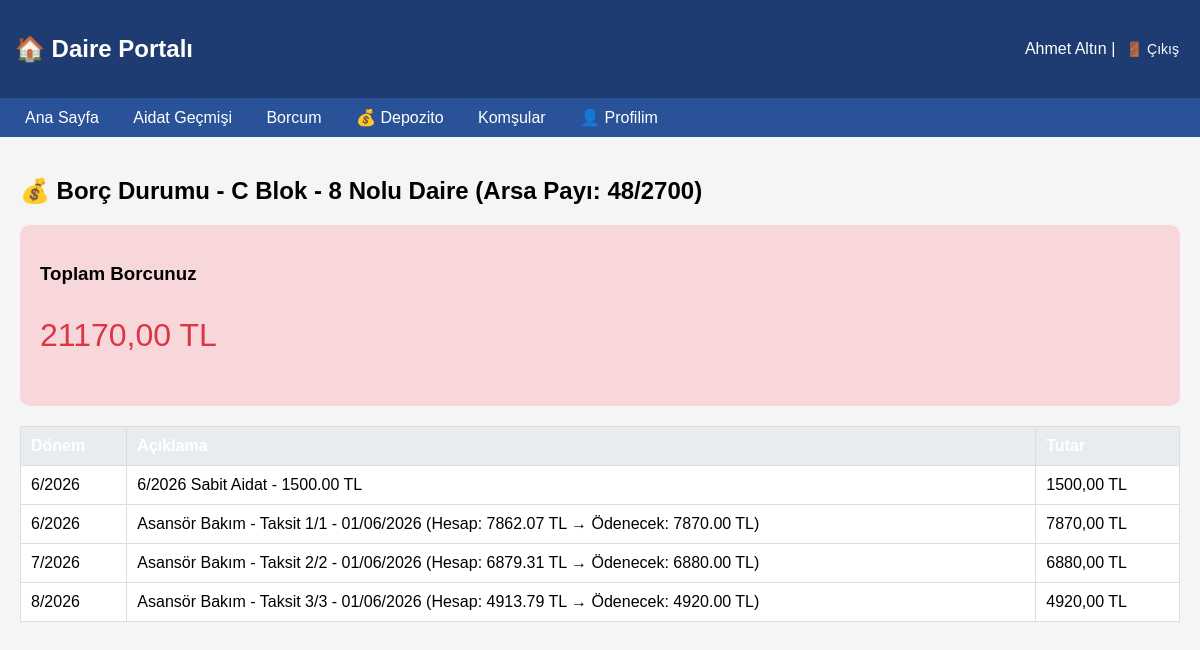
Page /portal/borc/ (signed in) on the committed database.
### bina/models.py (models this page shows, shortened)
class Daire(models.Model):
    site = models.ForeignKey(Site, on_delete=models.CASCADE, verbose_name="Site", null=True, blank=True)
    blok = models.ForeignKey(Blok, on_delete=models.CASCADE, verbose_name="Blok", related_name='daireler')
    daire_no = models.CharField(max_length=10, verbose_name="Daire No")
    TASINMAZ_TIPI = [
        ('kat_mulkiyeti', 'Kat Mülkiyeti'),
        ('kat_irtifaki', 'Kat İrtifakı'),
        ('diger', 'Diğer'),
    ]
    NITELIK_TIPI = [
        ('mesken', 'Mesken'),
        ('dukkan', 'Dükkan'),
        ('depo', 'Depo'),
        ('ofis', 'Ofis'),
        ('diger', 'Diğer'),
    ]
    DAIRE_TIPLERI = [
        ('1+0', '1+0 (Stüdyo)'),
        ('1+1', '1+1'),
        ('2+1', '2+1'),
        ('3+1', '3+1'),
        ('3+1_dublex', '3+1 Dublex'),
        ('4+1', '4+1'),
        ('4+1_dublex', '4+1 Dublex'),
        ('5+1', '5+1'),
        ('5+1_dublex', '5+1 Dublex'),
        ('6+1', '6+1'),
        ('diger', 'Diğer'),
    ]
    blok = models.ForeignKey(Blok, on_delete=models.CASCADE, verbose_name="Blok", related_name='daireler')
    daire_no = models.CharField(max_length=10, verbose_name="Daire No")
    daire_tipi = models.CharField(max_length=20, choices=DAIRE_TIPLERI, verbose_name="Daire Tipi")
    isletme_giderlerinden_muaf = models.BooleanField(
        default=False,
        verbose_name="İşletme Giderlerinden Muaf",
        help_text="Yönetici daireleri için işaretlenir. Bu daireye aidat, yakıt, elektrik, su gibi işletme giderleri yansıtılmaz."
    )
    demirbas_giderlerinden_muaf = models.BooleanField(
        default=False,
        verbose_name="Demirbaş Giderlerinden Muaf",
        help_text="Bu daireye asansör, hidrofor gibi demirbaş giderleri yansıtılmaz."
    )
    tasinmaz_tipi = models.CharField(max_length=20, choices=TASINMAZ_TIPI, default='kat_mulkiyeti', verbose_name="Taşınmaz Tipi")
    nitelik = models.CharField(max_length=20, choices=NITELIK_TIPI, default='mesken', verbose_name="Nitelik")
    arsa_pay_pay = models.IntegerField(default=1, verbose_name="Arsa Payı (Pay)",
                                       help_text="Örnek: 48 (48/2700 pay için)")
    arsa_pay_payda = models.IntegerField(default=10000, verbose_name="Arsa Payı (Payda)",
                                         help_text="Örnek: 2700 (48/2700 pay için)")
    hisse_orani = models.DecimalField(max_digits=10, decimal_places=6, default=0.0001,
                                      help_text="Otomatik hesaplanır: Pay/Payda",
                                      verbose_name="Hisse Oranı")
    kat = models.IntegerField(default=1, verbose_name="Bulunduğu Kat")
    net_metrekare = models.IntegerField(null=True, blank=True, verbose_name="Net Metrekare",
                                        help_text="Dairenin iç net alanı (m²)")
    brut_metrekare = models.IntegerField(null=True, blank=True, verbose_name="Brüt Metrekare",
                                         help_text="Duvarlar dahil toplam alan (m²) - YAKIT HESABI İÇİN")
    balkon_m2 = models.IntegerField(null=True, blank=True, verbose_name="Balkon Alanı (m²)")
    oda_sayisi = models.IntegerField(default=3, verbose_name="Oda Sayısı")
    tapu_kayit_no = models.CharField(max_length=50, blank=True, verbose_name="Tapu Kayıt No")
    tapu_sahibi = models.CharField(max_length=100, blank=True, verbose_name="Tapu Sahibi")
    tapu_tarihi = models.DateField(null=True, blank=True, verbose_name="Tapu Tarihi")
    def __str__(self):
        blok_adi = self.blok.get_blok_adi_display()
        muaf_bilgi = ""
        if self.isletme_giderlerinden_muaf:
            muaf_bilgi += " [İşletme Muaf]"
        if self.demirbas_giderlerinden_muaf:
            muaf_bilgi += " [Demirbaş Muaf]"
        return f"{blok_adi} - {self.daire_no} Nolu Daire (Arsa Payı: {self.arsa_pay_pay}/{self.arsa_pay_payda}){muaf_bilgi}"
    class Meta:
        verbose_name = "Daire"
        verbose_name_plural = "Daireler"
        unique_together = ['blok', 'daire_no']

class Blok(models.Model):
    site = models.ForeignKey(Site, on_delete=models.CASCADE, verbose_name="Site", null=True, blank=True)
    BLOK_LAR = [...]
    blok_adi = models.CharField(max_length=1, choices=BLOK_LAR, unique=True, verbose_name="Blok Adı")
    BLOK_LAR = [
        ('A', 'A Blok'),
        ('B', 'B Blok'),
        ('C', 'C Blok'),
        ('D', 'D Blok'),
        ('E', 'E Blok'),
    ]
    blok_adi = models.CharField(max_length=1, choices=BLOK_LAR, unique=True, verbose_name="Blok Adı")
    kat_sayisi = models.IntegerField(default=4, verbose_name="Kat Sayısı")
    daire_sayisi = models.IntegerField(default=16, verbose_name="Toplam Daire Sayısı")
    class Meta:
        verbose_name = "Blok"
        verbose_name_plural = "Bloklar"

class Aidat(models.Model):
    site = models.ForeignKey(Site, on_delete=models.CASCADE, verbose_name="Site", null=True, blank=True)
    daire = models.ForeignKey(Daire, on_delete=models.CASCADE, verbose_name="Daire")
    AIDAT_TIPI = [
        ('sabit', 'Sabit Aidat'),
        ('ekstra', 'Ekstra Gider Aidatı'),
        ('yakıt', 'Yakıt Aidatı'),
        ('diger', 'Diğer'),
    ]
    daire = models.ForeignKey(Daire, on_delete=models.CASCADE, verbose_name="Daire")
    ay = models.CharField(max_length=20, verbose_name="Ay")
    yil = models.IntegerField(default=date.today().year, verbose_name="Yıl")
    tutar = models.DecimalField(max_digits=10, decimal_places=2, verbose_name="Aidat Tutarı")
    aidat_tipi = models.CharField(max_length=20, choices=AIDAT_TIPI, default='sabit', verbose_name="Aidat Tipi")
    yuvarlama_farki = models.DecimalField(max_digits=10, decimal_places=2, default=0, verbose_name="Yuvarlama Farkı")
    gider = models.ForeignKey('Gider', on_delete=models.SET_NULL, null=True, blank=True, verbose_name="Bağlı Gider")
    tahakkuk_tarihi = models.DateField(null=True, blank=True, verbose_name="Tahakkuk Tarihi",
                                        help_text="Borcun doğduğu tarih (fatura tarihi)")
    odeme_yapildi_mi = models.BooleanField(default=False, verbose_name="Ödeme Yapıldı mı?")
    odeme_tarihi = models.DateField(null=True, blank=True, verbose_name="Ödeme Tarihi")
    kim_odedi = models.ForeignKey(Kisi, on_delete=models.SET_NULL, null=True, blank=True, verbose_name="Ödeyen Kişi")
    odeme_notu = models.TextField(blank=True, verbose_name="Ödeme Notu")
    aciklama = models.TextField(blank=True, verbose_name="Açıklama")
    gecikme_faizi = models.DecimalField(max_digits=10, decimal_places=2, default=0, verbose_name="Gecikme Faizi")
    class Meta:
        verbose_name = "Aidat"
        verbose_name_plural = "Aidatlar"
        ordering = ['-yil', '-ay']

### bina/portal_views.py (the view, shortened to what this page needs)
# urls.py: path('borc/', portal_views.borc_durumu, name='borc_durumu'),
@login_required
def borc_durumu(request):
    daire_kullanici = DaireKullanici.objects.get(kullanici=request.user)
    daire = daire_kullanici.daire
    birincil_kisi = DaireIliskisi.objects.filter(
        daire=daire,
        kisi=daire_kullanici.kisi,
        birincil_mi=True,
        aktif_mi=True
    ).exists()
    borclar = Aidat.objects.filter(
        daire=daire,
        odeme_yapildi_mi=False
    ).order_by('yil', 'ay')
    for borc in borclar:
        if not borc.aciklama:
            if borc.gider:
                borc.aciklama = f"{borc.gider.get_tip_display()} gideri - {borc.gider.tarih}"
            else:
                borc.aciklama = f"{borc.get_aidat_tipi_display()} - {borc.ay}/{borc.yil}"
    toplam_borc = borclar.aggregate(Sum('tutar'))['tutar__sum'] or 0
    context = {
        'borclar': borclar,
        'toplam_borc': toplam_borc,
        'daire': daire,
    }
    return render(request, 'portal/borc_durumu.html', context)

### bina/context_processors.py (called while the page is built)
def site_selector(request):
    sites = []
    aktif_site_id = None
    if request.path.startswith('/admin/'):
        sites = Site.objects.filter(aktif=True)
        aktif_site_id = request.session.get('aktif_site_id')
    return {
        'sites': sites,
        'aktif_site_id': aktif_site_id,
    }

### bina/templates/portal/borc_durumu.html
{% extends "portal/base.html" %}
{% block content %}
<h2>💰 Borç Durumu - {{ daire }}</h2>
<div style="background: #f8d7da; padding: 20px; border-radius: 10px; margin-bottom: 20px;">
    <h3>Toplam Borcunuz</h3>
    <p style="font-size: 32px; color: #dc3545;">{{ toplam_borc|floatformat:2 }} TL</p>
</div>
<table style="width:100%; border-collapse: collapse;">
    <thead>
        <tr style="background: #dc3545; color: white;">
            <th>Dönem</th>
            <th>Açıklama</th>
            <th>Tutar</th>
        </tr>
    </thead>
    <tbody>
        {% for borc in borclar %}
        <tr>
            <td>{{ borc.ay }}/{{ borc.yil }}</td>
            <td>{{ borc.aciklama|default:"-" }}</td>
            <td>{{ borc.tutar|floatformat:2 }} TL</td>
        </tr>
        {% empty %}
        <tr><td colspan="3">Borcunuz bulunmamaktadır.</td></tr>
        {% endfor %}
    </tbody>
</table>
{% endblock %}

### bina/templates/portal/base.html (shortened to what this page needs)
<!DOCTYPE html>
<html>
<head>
</head>
<body>
    <div class="header">
        <h2>🏠 Daire Portalı</h2>
        <div>
            {{ request.user.get_full_name }} |
            <form action="{% url 'portal_logout' %}" method="post" style="display: inline;">
                <button type="submit" class="logout-btn">🚪 Çıkış</button>
            </form>
        </div>
    </div>
    <div class="nav">
        <a href="{% url 'portal_ana' %}">Ana Sayfa</a>
        <a href="{% url 'aidat_gecmisi' %}">Aidat Geçmişi</a>
        <a href="{% url 'borc_durumu' %}">Borcum</a>
        <a href="{% url 'depozito_gecmisi' %}">💰 Depozito</a>
        <a href="{% url 'komsular' %}">Komşular</a>
        <a href="{% url 'profil_duzenle' %}">👤 Profilim</a>
    </div>
    <div class="container">
        {% block content %}{% endblock %}
    </div>
</body>
</html>

### bina/templates/portal/base.html (style rules this page uses)
body { font-family: Arial; margin: 0; padding: 0; background: #f5f5f5; }
.header { background: #1e3c72; color: white; padding: 15px; display: flex; justify-content: space-between; align-items: center; }
.nav { background: #2a5298; padding: 10px; }
.nav a { color: white; text-decoration: none; margin: 0 15px; }
.container { padding: 20px; max-width: 1200px; margin: auto; }
table { width: 100%; border-collapse: collapse; background: white; }
th, td { padding: 10px; border: 1px solid #ddd; text-align: left; }
th { background: #e9ecef; }
.logout-btn { background: none; border: none; color: white; cursor: pointer; font-size: 14px; }

### rows in the picture
Daire: blok+isletme_giderlerinden_muaf+demirbas_giderlerinden_muaf "C Blok - 8 Nolu Daire (Arsa Payı: 48/2700)"
Aidat: ay "6", yil "2026", aciklama "6/2026 Sabit Aidat - 1500.00 TL", tutar "1500,00"
Aidat: ay "6", yil "2026", aciklama "Asansör Bakım - Taksit 1/1 - 01/06/2026 (Hesap: 7862.07 TL → Ödenecek: 7870.00 TL)", tutar "7870,00"
Aidat: ay "7", yil "2026", aciklama "Asansör Bakım - Taksit 2/2 - 01/06/2026 (Hesap: 6879.31 TL → Ödenecek: 6880.00 TL)", tutar "6880,00"
Aidat: ay "8", yil "2026", aciklama "Asansör Bakım - Taksit 3/3 - 01/06/2026 (Hesap: 4913.79 TL → Ödenecek: 4920.00 TL)", tutar "4920,00"

### other values in the picture
{{ request.user.get_full_name }} "Ahmet Altın"
{{ toplam_borc|floatformat:2 }} "21170,00"
